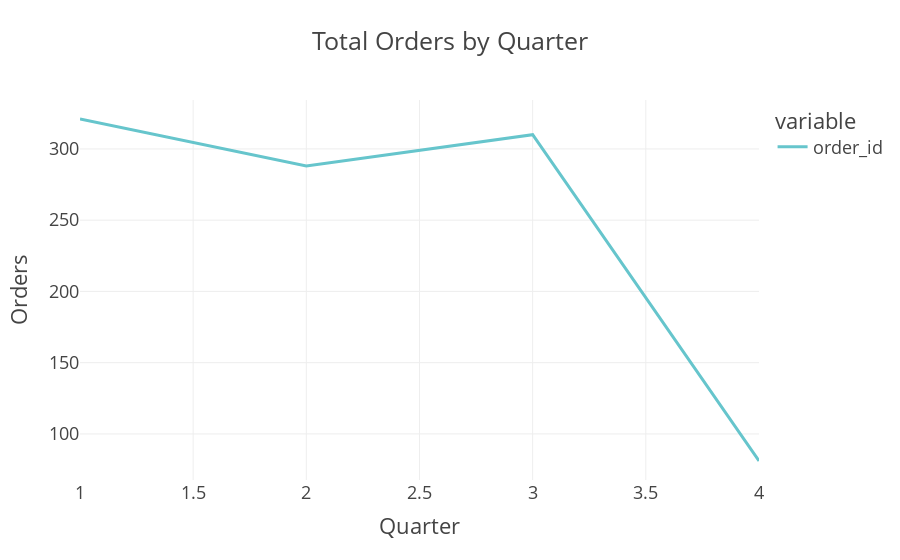

The code cell stored with this chart in its notebook:
### Code cell
order_by_quarter = df_merged.groupby("order_quarter").agg({
    "order_id" : "count"
}).reset_index().sort_values(by = "order_quarter")
fig2= px.line (order_by_quarter,x="order_quarter",y= order_by_month.columns[1:],color_discrete_sequence=px.colors.qualitative.Pastel,title="Total Orders by Quarter")
fig2.update_layout(
    xaxis_title="Quarter",
    yaxis_title="Orders",
    title_x=0.5,
    template="presentation"
)
fig2.show()

### Figure 1 — Plotly figure (JSON) as saved in the notebook; plotly's stock layout.template omitted (floating-point values rounded to 4 significant figures)
{"data": [{"hovertemplate": "variable=order_id<br>order_quarter=%{x}<br>value=%{y}<extra></extra>", "legendgroup": "order_id", "line": {"color": "rgb(102, 197, 204)", "dash": "solid"}, "marker": {"symbol": "circle"}, "mode": "lines", "name": "order_id", "orientation": "v", "showlegend": true, "type": "scatter", "x": [1, 2, 3, 4], "xaxis": "x", "y": [321, 288, 310, 81], "yaxis": "y"}], "layout": {"autosize": true, "legend": {"title": {"text": "variable"}, "tracegroupgap": 0}, "title": {"text": "Total Orders by Quarter", "x": 0.5}, "xaxis": {"anchor": "y", "autorange": true, "domain": [0, 1], "range": [1, 4], "title": {"text": "Quarter"}, "type": "linear"}, "yaxis": {"anchor": "x", "autorange": true, "domain": [0, 1], "range": [67.67, 334.3], "title": {"text": "Orders"}, "type": "linear"}}}
